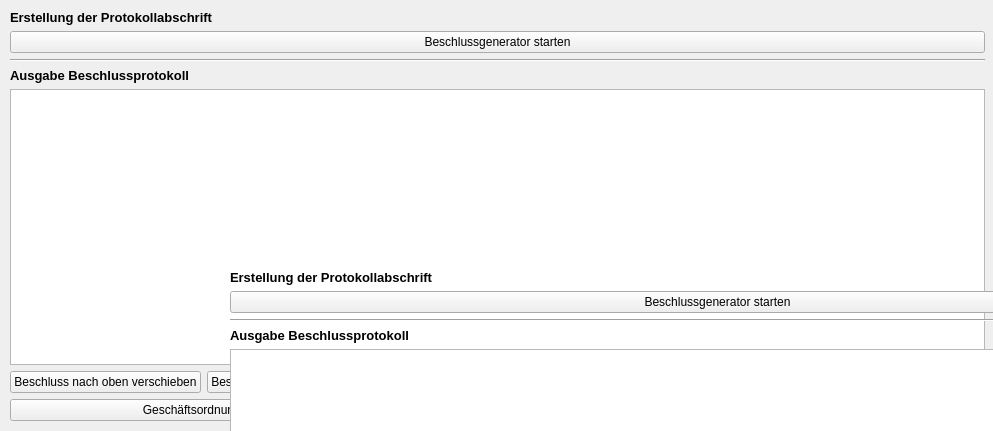
<?xml version="1.0" encoding="UTF-8"?>
<ui version="4.0">
 <class>ReportGeneratorTab</class>
 <widget class="QWidget" name="ReportGeneratorTab">
  <property name="geometry">
   <rect>
    <x>0</x>
    <y>0</y>
    <width>993</width>
    <height>431</height>
   </rect>
  </property>
  <property name="windowTitle">
   <string>Form</string>
  </property>
  <widget class="QWidget" name="gridLayoutWidget_2">
   <property name="geometry">
    <rect>
     <x>10</x>
     <y>10</y>
     <width>975</width>
     <height>411</height>
    </rect>
   </property>
   <layout class="QGridLayout" name="gridLayout_2">
    <item row="2" column="0" colspan="2">
     <widget class="Line" name="line">
      <property name="orientation">
       <enum>Qt::Horizontal</enum>
      </property>
     </widget>
    </item>
    <item row="0" column="0" colspan="2">
     <widget class="QLabel" name="label">
      <property name="sizePolicy">
       <sizepolicy hsizetype="Preferred" vsizetype="Fixed">
        <horstretch>0</horstretch>
        <verstretch>0</verstretch>
       </sizepolicy>
      </property>
      <property name="font">
       <font>
        <pointsize>10</pointsize>
        <weight>75</weight>
        <bold>true</bold>
       </font>
      </property>
      <property name="text">
       <string>Erstellung der Protokollabschrift</string>
      </property>
     </widget>
    </item>
    <item row="3" column="0" colspan="2">
     <widget class="QLabel" name="label_6">
      <property name="sizePolicy">
       <sizepolicy hsizetype="Preferred" vsizetype="Fixed">
        <horstretch>0</horstretch>
        <verstretch>0</verstretch>
       </sizepolicy>
      </property>
      <property name="font">
       <font>
        <pointsize>10</pointsize>
        <weight>75</weight>
        <bold>true</bold>
       </font>
      </property>
      <property name="text">
       <string>Ausgabe Beschlussprotokoll</string>
      </property>
      <property name="alignment">
       <set>Qt::AlignLeading|Qt::AlignLeft|Qt::AlignVCenter</set>
      </property>
     </widget>
    </item>
    <item row="4" column="0" rowspan="2" colspan="2">
     <widget class="QTableView" name="tableAgenda">
      <property name="sizePolicy">
       <sizepolicy hsizetype="Expanding" vsizetype="Expanding">
        <horstretch>0</horstretch>
        <verstretch>0</verstretch>
       </sizepolicy>
      </property>
      <property name="minimumSize">
       <size>
        <width>0</width>
        <height>250</height>
       </size>
      </property>
      <property name="font">
       <font>
        <pointsize>10</pointsize>
       </font>
      </property>
      <property name="contextMenuPolicy">
       <enum>Qt::CustomContextMenu</enum>
      </property>
      <property name="verticalScrollBarPolicy">
       <enum>Qt::ScrollBarAsNeeded</enum>
      </property>
      <property name="horizontalScrollBarPolicy">
       <enum>Qt::ScrollBarAlwaysOff</enum>
      </property>
      <property name="sizeAdjustPolicy">
       <enum>QAbstractScrollArea::AdjustIgnored</enum>
      </property>
      <property name="dragEnabled">
       <bool>true</bool>
      </property>
      <property name="alternatingRowColors">
       <bool>true</bool>
      </property>
      <property name="selectionMode">
       <enum>QAbstractItemView::SingleSelection</enum>
      </property>
      <property name="selectionBehavior">
       <enum>QAbstractItemView::SelectRows</enum>
      </property>
      <attribute name="horizontalHeaderCascadingSectionResizes">
       <bool>true</bool>
      </attribute>
      <attribute name="horizontalHeaderStretchLastSection">
       <bool>true</bool>
      </attribute>
      <attribute name="verticalHeaderVisible">
       <bool>false</bool>
      </attribute>
     </widget>
    </item>
    <item row="7" column="0" colspan="2">
     <layout class="QHBoxLayout" name="horizontalLayout">
      <item>
       <widget class="QPushButton" name="pushButton">
        <property name="text">
         <string>Geschäftsordnungsbeschluss hinzufügen</string>
        </property>
       </widget>
      </item>
      <item>
       <widget class="QPushButton" name="pushButton_2">
        <property name="text">
         <string>Änderung Anwesenheit zur Versammlung</string>
        </property>
       </widget>
      </item>
     </layout>
    </item>
    <item row="6" column="0" colspan="2">
     <layout class="QHBoxLayout" name="horizontalLayout_2">
      <item>
       <widget class="QPushButton" name="pushButton_3">
        <property name="text">
         <string>Beschluss nach oben verschieben</string>
        </property>
       </widget>
      </item>
      <item>
       <widget class="QPushButton" name="pushButton_4">
        <property name="text">
         <string>Beschluss nach unten verschieben</string>
        </property>
       </widget>
      </item>
      <item>
       <widget class="QPushButton" name="editEntry">
        <property name="sizePolicy">
         <sizepolicy hsizetype="MinimumExpanding" vsizetype="Fixed">
          <horstretch>0</horstretch>
          <verstretch>0</verstretch>
         </sizepolicy>
        </property>
        <property name="text">
         <string>Beschluss bearbeiten</string>
        </property>
       </widget>
      </item>
      <item>
       <widget class="QPushButton" name="deleteEntry">
        <property name="sizePolicy">
         <sizepolicy hsizetype="MinimumExpanding" vsizetype="Fixed">
          <horstretch>0</horstretch>
          <verstretch>0</verstretch>
         </sizepolicy>
        </property>
        <property name="text">
         <string>Beschluss löschen</string>
        </property>
       </widget>
      </item>
     </layout>
    </item>
    <item row="1" column="0" colspan="2">
     <widget class="QPushButton" name="startAgendaWizard">
      <property name="text">
       <string>Beschlussgenerator starten</string>
      </property>
     </widget>
    </item>
   </layout>
  </widget>
  <widget class="QWidget" name="gridLayoutWidget_3">
   <property name="geometry">
    <rect>
     <x>230</x>
     <y>270</y>
     <width>975</width>
     <height>411</height>
    </rect>
   </property>
   <layout class="QGridLayout" name="gridLayout_3">
    <item row="2" column="0" colspan="2">
     <widget class="Line" name="line_2">
      <property name="orientation">
       <enum>Qt::Horizontal</enum>
      </property>
     </widget>
    </item>
    <item row="0" column="0" colspan="2">
     <widget class="QLabel" name="label_2">
      <property name="sizePolicy">
       <sizepolicy hsizetype="Preferred" vsizetype="Fixed">
        <horstretch>0</horstretch>
        <verstretch>0</verstretch>
       </sizepolicy>
      </property>
      <property name="font">
       <font>
        <pointsize>10</pointsize>
        <weight>75</weight>
        <bold>true</bold>
       </font>
      </property>
      <property name="text">
       <string>Erstellung der Protokollabschrift</string>
      </property>
     </widget>
    </item>
    <item row="3" column="0" colspan="2">
     <widget class="QLabel" name="label_7">
      <property name="sizePolicy">
       <sizepolicy hsizetype="Preferred" vsizetype="Fixed">
        <horstretch>0</horstretch>
        <verstretch>0</verstretch>
       </sizepolicy>
      </property>
      <property name="font">
       <font>
        <pointsize>10</pointsize>
        <weight>75</weight>
        <bold>true</bold>
       </font>
      </property>
      <property name="text">
       <string>Ausgabe Beschlussprotokoll</string>
      </property>
      <property name="alignment">
       <set>Qt::AlignLeading|Qt::AlignLeft|Qt::AlignVCenter</set>
      </property>
     </widget>
    </item>
    <item row="4" column="0" rowspan="2" colspan="2">
     <widget class="QTableView" name="tableAgenda_2">
      <property name="sizePolicy">
       <sizepolicy hsizetype="Expanding" vsizetype="Expanding">
        <horstretch>0</horstretch>
        <verstretch>0</verstretch>
       </sizepolicy>
      </property>
      <property name="minimumSize">
       <size>
        <width>0</width>
        <height>250</height>
       </size>
      </property>
      <property name="font">
       <font>
        <pointsize>10</pointsize>
       </font>
      </property>
      <property name="contextMenuPolicy">
       <enum>Qt::CustomContextMenu</enum>
      </property>
      <property name="verticalScrollBarPolicy">
       <enum>Qt::ScrollBarAsNeeded</enum>
      </property>
      <property name="horizontalScrollBarPolicy">
       <enum>Qt::ScrollBarAlwaysOff</enum>
      </property>
      <property name="sizeAdjustPolicy">
       <enum>QAbstractScrollArea::AdjustIgnored</enum>
      </property>
      <property name="dragEnabled">
       <bool>true</bool>
      </property>
      <property name="alternatingRowColors">
       <bool>true</bool>
      </property>
      <property name="selectionMode">
       <enum>QAbstractItemView::SingleSelection</enum>
      </property>
      <property name="selectionBehavior">
       <enum>QAbstractItemView::SelectRows</enum>
      </property>
      <attribute name="horizontalHeaderCascadingSectionResizes">
       <bool>true</bool>
      </attribute>
      <attribute name="horizontalHeaderStretchLastSection">
       <bool>true</bool>
      </attribute>
      <attribute name="verticalHeaderVisible">
       <bool>false</bool>
      </attribute>
     </widget>
    </item>
    <item row="7" column="0" colspan="2">
     <layout class="QHBoxLayout" name="horizontalLayout_3">
      <item>
       <widget class="QPushButton" name="pushButton_5">
        <property name="text">
         <string>Geschäftsordnungsbeschluss hinzufügen</string>
        </property>
       </widget>
      </item>
      <item>
       <widget class="QPushButton" name="pushButton_6">
        <property name="text">
         <string>Änderung Anwesenheit zur Versammlung</string>
        </property>
       </widget>
      </item>
     </layout>
    </item>
    <item row="6" column="0" colspan="2">
     <layout class="QHBoxLayout" name="horizontalLayout_4">
      <item>
       <widget class="QPushButton" name="pushButton_7">
        <property name="text">
         <string>Beschluss nach oben verschieben</string>
        </property>
       </widget>
      </item>
      <item>
       <widget class="QPushButton" name="pushButton_8">
        <property name="text">
         <string>Beschluss nach unten verschieben</string>
        </property>
       </widget>
      </item>
      <item>
       <widget class="QPushButton" name="editEntry_2">
        <property name="sizePolicy">
         <sizepolicy hsizetype="MinimumExpanding" vsizetype="Fixed">
          <horstretch>0</horstretch>
          <verstretch>0</verstretch>
         </sizepolicy>
        </property>
        <property name="text">
         <string>Beschluss bearbeiten</string>
        </property>
       </widget>
      </item>
      <item>
       <widget class="QPushButton" name="deleteEntry_2">
        <property name="sizePolicy">
         <sizepolicy hsizetype="MinimumExpanding" vsizetype="Fixed">
          <horstretch>0</horstretch>
          <verstretch>0</verstretch>
         </sizepolicy>
        </property>
        <property name="text">
         <string>Beschluss löschen</string>
        </property>
       </widget>
      </item>
     </layout>
    </item>
    <item row="1" column="0" colspan="2">
     <widget class="QPushButton" name="startAgendaWizard_2">
      <property name="text">
       <string>Beschlussgenerator starten</string>
      </property>
     </widget>
    </item>
   </layout>
  </widget>
 </widget>
 <resources/>
 <connections/>
</ui>
